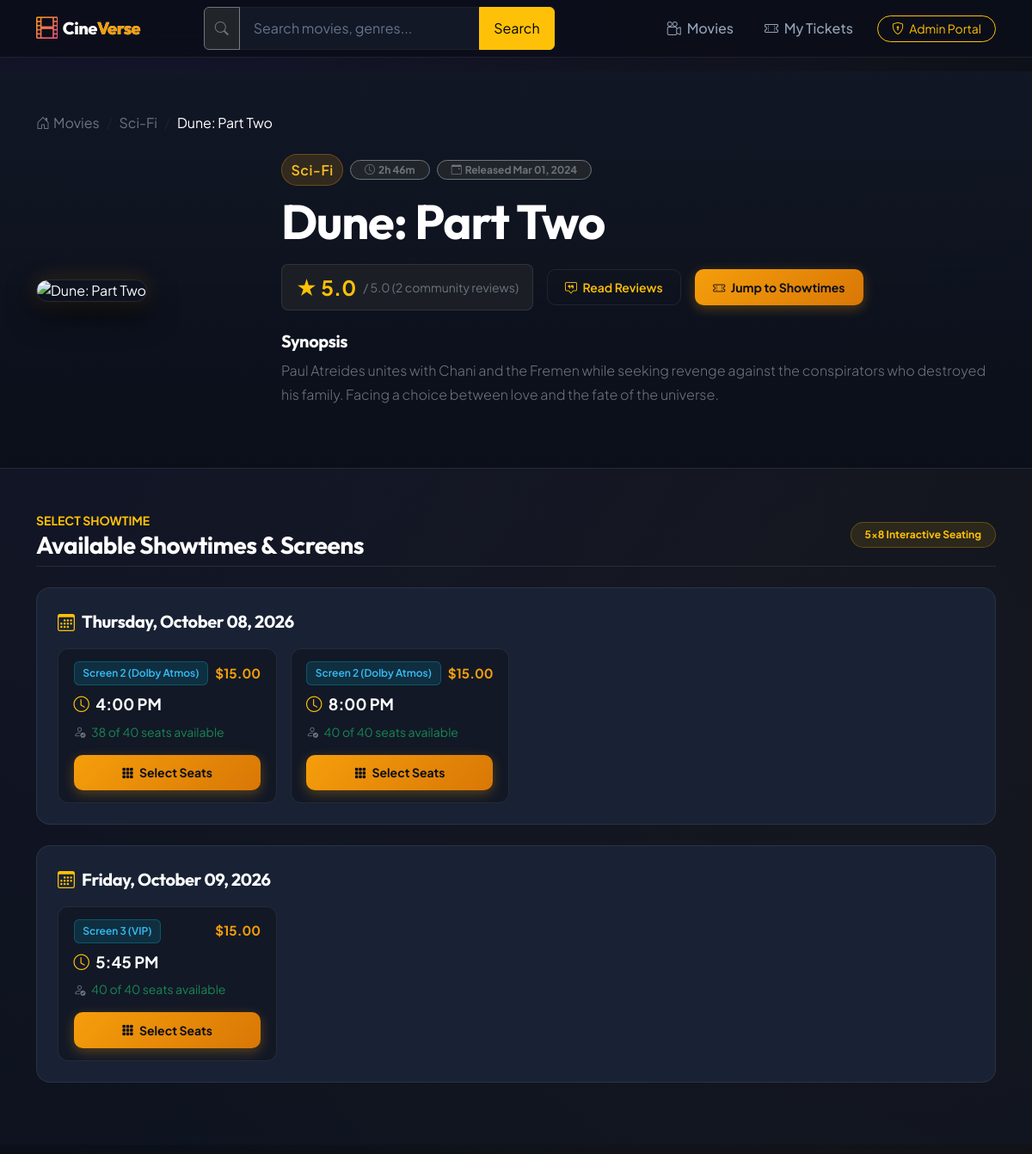
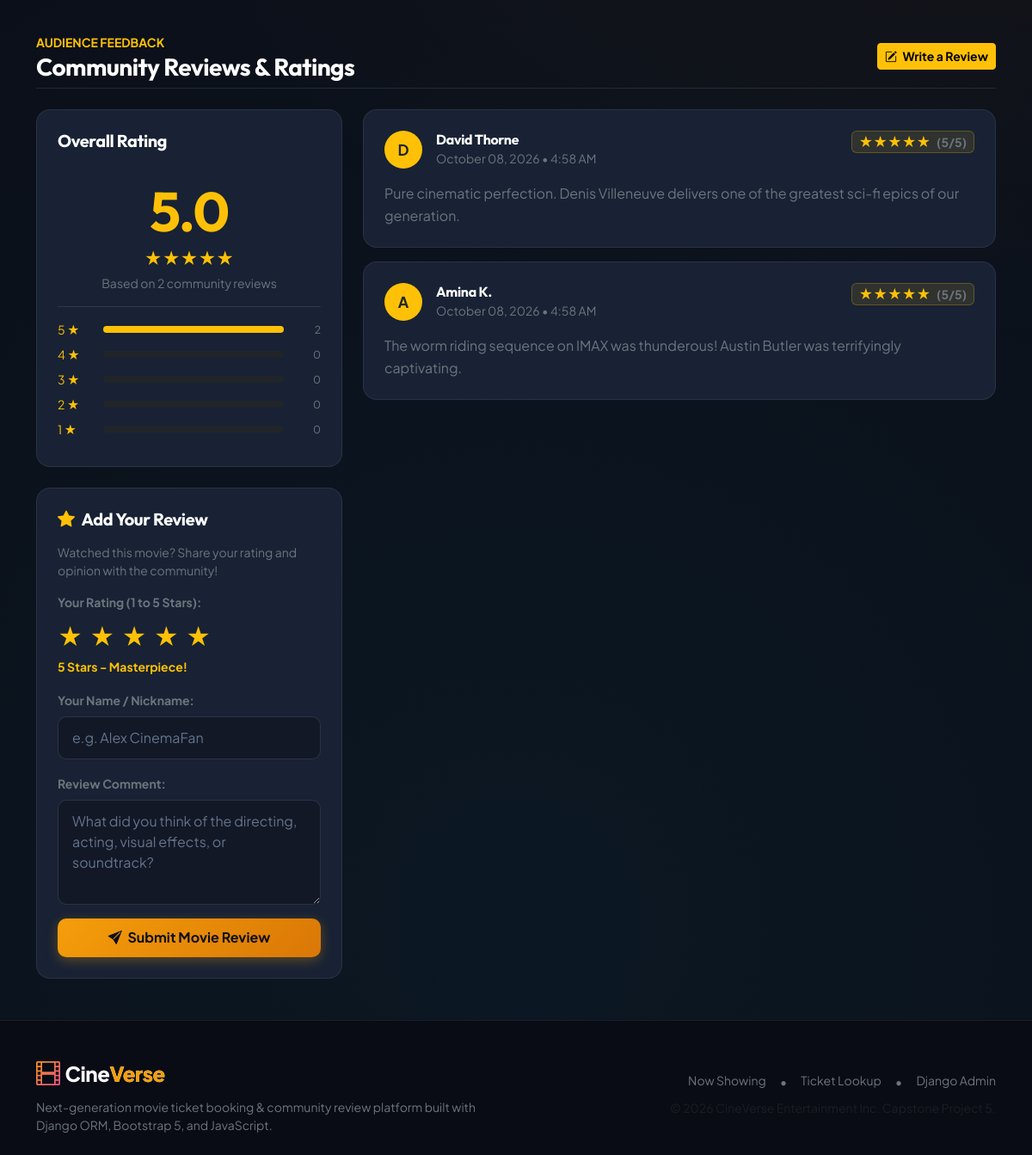
The app's page /movies/2/ with its own data (2 pictures, top to bottom).
### movies/models.py (models this page shows, shortened)
class Movie(models.Model):
    GENRE_CHOICES = [
        ("Action", "Action"),
        ("Sci-Fi", "Sci-Fi"),
        ("Drama", "Drama"),
        ("Animation", "Animation"),
        ("Comedy", "Comedy"),
        ("Thriller", "Thriller"),
        ("Horror", "Horror"),
        ("Adventure", "Adventure"),
        ("Romance", "Romance"),
    ]
    title = models.CharField(max_length=200)
    genre = models.CharField(max_length=100, choices=GENRE_CHOICES)
    duration = models.PositiveIntegerField(help_text="Duration in minutes")
    release_date = models.DateField()
    poster_url = models.URLField(max_length=500)
    description = models.TextField()
    class Meta:
        ordering = ["-release_date", "title"]
    @property
    def formatted_duration(self):
        hours = self.duration // 60
        minutes = self.duration % 60
        if hours > 0 and minutes > 0:
            return f"{hours}h {minutes}m"
        elif hours > 0:
            return f"{hours}h"
        return f"{minutes}m"
    def average_rating(self):
        reviews = self.reviews.all()
        if reviews.exists():
            avg = sum(r.rating for r in reviews) / reviews.count()
            return round(avg, 1)
        return None
    def review_count(self):
        return self.reviews.count()

class Showtime(models.Model):
    movie = models.ForeignKey(Movie, on_delete=models.CASCADE, related_name="showtimes")
    show_date = models.DateField()
    show_time = models.TimeField()
    ticket_price = models.DecimalField(max_digits=6, decimal_places=2)
    screen_number = models.CharField(max_length=50, default="Screen 1")
    class Meta:
        ordering = ["show_date", "show_time"]
    def get_booked_seats_list(self):
        seats = set()
        for booking in self.bookings.all():
            if booking.selected_seats:
                for seat in booking.selected_seats.split(","):
                    seat_clean = seat.strip().upper()
                    if seat_clean:
                        seats.add(seat_clean)
        return sorted(list(seats))
    @property
    def total_seats(self):
        return 40  # 5 rows (A-E) x 8 columns (1-8)
    @property
    def available_seats_count(self):
        return max(0, self.total_seats - len(self.get_booked_seats_list()))

class SeatBooking(models.Model):
    showtime = models.ForeignKey(Showtime, on_delete=models.CASCADE, related_name="bookings")
    customer_name = models.CharField(max_length=100)
    customer_email = models.EmailField()
    customer_phone = models.CharField(max_length=20)
    selected_seats = models.CharField(
        max_length=255,
        help_text="Comma-separated seat codes, e.g. A1, A2, B5"
    )
    total_paid = models.DecimalField(max_digits=8, decimal_places=2)
    booking_code = models.CharField(max_length=32, unique=True, editable=False)
    created_at = models.DateTimeField(auto_now_add=True)
    class Meta:
        ordering = ["-created_at"]

class MovieReview(models.Model):
    movie = models.ForeignKey(Movie, on_delete=models.CASCADE, related_name="reviews")
    reviewer_name = models.CharField(max_length=100)
    rating = models.PositiveSmallIntegerField(
        validators=[MinValueValidator(1), MaxValueValidator(5)],
        help_text="Rating between 1 and 5 stars"
    )
    comment = models.TextField()
    created_date = models.DateTimeField(auto_now_add=True)
    class Meta:
        ordering = ["-created_date"]

### movies/views.py (the view)
# urls.py: path("movies/<int:pk>/", views.movie_detail, name="movie_detail"),
def movie_detail(request, pk):
    movie = get_object_or_404(Movie, pk=pk)
    review_form = MovieReviewForm()
    showtimes = movie.showtimes.all().order_by("show_date", "show_time")
    showtimes_by_date = defaultdict(list)
    for st in showtimes:
        showtimes_by_date[st.show_date].append(st)
    grouped_showtimes = sorted(showtimes_by_date.items(), key=lambda item: item[0])
    reviews = movie.reviews.all().order_by("-created_date")
    avg_rating = movie.average_rating()
    review_count = movie.review_count()
    rating_distribution = {i: 0 for i in range(1, 6)}
    if review_count > 0:
        for r in reviews:
            if 1 <= r.rating <= 5:
                rating_distribution[r.rating] += 1
        star_bars = []
        for star in range(5, 0, -1):
            count = rating_distribution[star]
            pct = round((count / review_count) * 100)
            star_bars.append({"star": star, "count": count, "percent": pct})
    else:
        star_bars = [{"star": star, "count": 0, "percent": 0} for star in range(5, 0, -1)]
    context = {
        "movie": movie,
        "grouped_showtimes": grouped_showtimes,
        "reviews": reviews,
        "review_form": review_form,
        "avg_rating": avg_rating,
        "review_count": review_count,
        "star_bars": star_bars,
    }
    return render(request, "movies/movie_detail.html", context)

### movies/templates/movies/movie_detail.html (shortened to what this page needs)
{% extends "movies/base.html" %}
{% block content %}
<section class="hero-movie-header">
  <div class="container">
    <nav aria-label="breadcrumb" class="mb-4">
      <ol class="breadcrumb">
        <li class="breadcrumb-item"><a href="{% url 'movies:movie_list' %}" class="text-secondary text-decoration-none"><i class="bi bi-house-door me-1"></i>Movies</a></li>
        <li class="breadcrumb-item"><a href="{% url 'movies:movie_list' %}?genre={{ movie.genre }}" class="text-secondary text-decoration-none">{{ movie.genre }}</a></li>
        <li class="breadcrumb-item active text-white" aria-current="page">{{ movie.title }}</li>
      </ol>
    </nav>
    <div class="row g-4 align-items-center">
      <div class="col-md-4 col-lg-3 text-center text-md-start">
        <img src="{{ movie.poster_url }}" alt="{{ movie.title }}" class="movie-detail-poster img-fluid" onerror="this.src='https://images.unsplash.com/photo-1489599849927-2ee91cede3ba?w=600&auto=format&fit=crop&q=80';">
      </div>
      <div class="col-md-8 col-lg-9">
        <div class="d-flex flex-wrap gap-2 align-items-center mb-2">
          <span class="badge-genre fs-6">{{ movie.genre }}</span>
          <span class="badge bg-dark border border-secondary text-secondary px-3 py-1 rounded-pill">
            <i class="bi bi-clock me-1"></i>{{ movie.formatted_duration }}
          </span>
          <span class="badge bg-dark border border-secondary text-secondary px-3 py-1 rounded-pill">
            <i class="bi bi-calendar-event me-1"></i>Released {{ movie.release_date|date:"M d, Y" }}
          </span>
        </div>
        <h1 class="display-4 fw-bold text-white mb-3 font-display">{{ movie.title }}</h1>
        <div class="d-flex align-items-center gap-3 mb-4 flex-wrap">
          <div class="d-flex align-items-center bg-dark bg-opacity-75 border border-secondary border-opacity-25 px-3 py-2 rounded-3">
            <span class="fs-4 fw-bold text-warning me-2">★ {{ avg_rating|default:"--" }}</span>
            <span class="text-secondary small">/ 5.0 ({{ review_count }} community review{{ review_count|pluralize }})</span>
          </div>
          <a href="#reviews-section" class="btn btn-sm btn-cinema-outline text-warning">
            <i class="bi bi-chat-square-quote me-1"></i> Read Reviews
          </a>
          <a href="#showtimes-section" class="btn btn-sm btn-cinema-primary">
            <i class="bi bi-ticket-perforated me-1"></i> Jump to Showtimes
          </a>
        </div>
        <div class="mb-4">
          <h2 class="h5 fw-bold text-white mb-2">Synopsis</h2>
          <p class="text-secondary lead fs-6 mb-0" style="line-height: 1.7;">
            {{ movie.description }}
          </p>
        </div>
      </div>
    </div>
  </div>
</section>
<section id="showtimes-section" class="py-5" style="background: rgba(18, 24, 38, 0.5);">
  <div class="container">
    <div class="d-flex align-items-center justify-content-between mb-4 pb-2 border-bottom border-secondary border-opacity-25">
      <div>
        <span class="text-warning fw-bold text-uppercase small letter-spacing-1">Select Showtime</span>
        <h2 class="h3 fw-bold text-white mb-0">Available Showtimes & Screens</h2>
      </div>
      <span class="badge bg-warning bg-opacity-10 text-warning border border-warning border-opacity-25 px-3 py-2 rounded-pill">
        5×8 Interactive Seating
      </span>
    </div>
    {% if grouped_showtimes %}
      <div class="space-y-4">
        {% for show_date, showtimes_list in grouped_showtimes %}
          <div class="card cinema-card mb-4 p-4">
            <div class="d-flex align-items-center gap-2 mb-3">
              <i class="bi bi-calendar3 text-warning fs-5"></i>
              <h3 class="h5 fw-bold text-white mb-0">
                {{ show_date|date:"l, F d, Y" }}
              </h3>
            </div>
            <div class="row row-cols-1 row-cols-sm-2 row-cols-md-3 row-cols-lg-4 g-3">
              {% for st in showtimes_list %}
                <div class="col">
                  <div class="showtime-pill-btn h-100 d-flex flex-column justify-content-between">
                    <div>
                      <div class="d-flex justify-content-between align-items-center mb-2">
                        <span class="badge-screen">{{ st.screen_number }}</span>
                        <span class="price-text">${{ st.ticket_price }}</span>
                      </div>
                      <div class="time-text mb-2">
                        <i class="bi bi-clock me-1 text-warning"></i> {{ st.show_time|time:"g:i A" }}
                      </div>
                      <div class="small text-secondary mb-3">
                        <i class="bi bi-person-check me-1"></i>
                        <span class="{% if st.available_seats_count < 10 %}text-danger fw-bold{% else %}text-success{% endif %}">
                          {{ st.available_seats_count }} of {{ st.total_seats }} seats available
                        </span>
                      </div>
                    </div>
                    <div>
                      {% if st.available_seats_count > 0 %}
                        <a href="{% url 'movies:seat_booking' st.id %}" class="btn btn-cinema-primary w-100 btn-sm text-center">
                          <i class="bi bi-grid-3x3-gap-fill me-1"></i> Select Seats
                        </a>
                      {% else %}
                        <button class="btn btn-secondary w-100 btn-sm" disabled>
                          <i class="bi bi-x-circle me-1"></i> Sold Out
                        </button>
                      {% endif %}
                    </div>
                  </div>
                </div>
              {% endfor %}
            </div>
          </div>
        {% endfor %}
      </div>
    {% endif %}
  </div>
</section>
<section id="reviews-section" class="py-5">
  <div class="container">
    <div class="d-flex align-items-center justify-content-between mb-4 pb-2 border-bottom border-secondary border-opacity-25">
      <div>
        <span class="text-warning fw-bold text-uppercase small letter-spacing-1">Audience Feedback</span>
        <h2 class="h3 fw-bold text-white mb-0">Community Reviews & Ratings</h2>
      </div>
      <a href="#write-review-card" class="btn btn-sm btn-warning fw-bold">
        <i class="bi bi-pencil-square me-1"></i> Write a Review
      </a>
    </div>
    <div class="row g-4">
      <div class="col-lg-4">
        <div class="card cinema-card p-4 mb-4">
          <h3 class="h5 fw-bold text-white mb-3">Overall Rating</h3>
          <div class="text-center py-3 border-bottom border-secondary border-opacity-25 mb-3">
            <div class="display-3 fw-bold text-warning font-display mb-0">
              {{ avg_rating|default:"0.0" }}
            </div>
            <div class="text-warning fs-5 mb-1">
              ★★★★★
            </div>
            <div class="text-secondary small">
              Based on {{ review_count }} community review{{ review_count|pluralize }}
            </div>
          </div>
          <div class="star-distribution">
            {% for item in star_bars %}
              <div class="d-flex align-items-center gap-2 mb-2 small">
                <span class="text-warning text-nowrap" style="width: 45px;">{{ item.star }} ★</span>
                <div class="progress flex-grow-1 bg-dark" style="height: 8px;">
                  <div class="progress-bar bg-warning" role="progressbar" style="width: {{ item.percent }}%;" aria-valuenow="{{ item.percent }}" aria-valuemin="0" aria-valuemax="100"></div>
                </div>
                <span class="text-secondary small text-end" style="width: 35px;">{{ item.count }}</span>
              </div>
            {% endfor %}
          </div>
        </div>
        <div class="card cinema-card p-4" id="write-review-card">
          <h3 class="h5 fw-bold text-white mb-3 d-flex align-items-center gap-2">
            <i class="bi bi-star-fill text-warning"></i> Add Your Review
          </h3>
          <p class="text-secondary small mb-3">Watched this movie? Share your rating and opinion with the community!</p>
          <form method="POST" action="{% url 'movies:add_review' movie.id %}">
            <div class="mb-3">
              <label class="form-label text-secondary small fw-bold d-block">Your Rating (1 to 5 Stars):</label>
              <div class="d-flex align-items-center gap-2 mb-1" id="interactiveStarRating">
                <span class="star-btn text-warning fs-3" data-value="1" style="cursor: pointer;">★</span>
                <span class="star-btn text-warning fs-3" data-value="2" style="cursor: pointer;">★</span>
                <span class="star-btn text-warning fs-3" data-value="3" style="cursor: pointer;">★</span>
                <span class="star-btn text-warning fs-3" data-value="4" style="cursor: pointer;">★</span>
                <span class="star-btn text-warning fs-3" data-value="5" style="cursor: pointer;">★</span>
              </div>
              <div class="small text-warning fw-bold" id="selectedRatingLabel">5 Stars - Masterpiece!</div>
            </div>
            <div class="mb-3">
              <label for="id_reviewer_name" class="form-label text-secondary small fw-bold">Your Name / Nickname:</label>
              <input type="text" name="reviewer_name" id="id_reviewer_name" class="form-control" placeholder="e.g. Alex CinemaFan" required>
            </div>
            <div class="mb-3">
              <label for="id_comment" class="form-label text-secondary small fw-bold">Review Comment:</label>
              <textarea name="comment" id="id_comment" class="form-control" rows="4" placeholder="What did you think of the directing, acting, visual effects, or soundtrack?" required></textarea>
            </div>
            <button type="submit" class="btn btn-cinema-primary w-100 fw-bold">
              <i class="bi bi-send-fill me-1"></i> Submit Movie Review
            </button>
          </form>
        </div>
      </div>
      <div class="col-lg-8">
        {% if reviews %}
          <div class="d-flex flex-column gap-3">
            {% for review in reviews %}
              <div class="card cinema-card p-4">
                <div class="d-flex justify-content-between align-items-start mb-2">
                  <div class="d-flex align-items-center gap-3">
                    <div class="rounded-circle bg-warning text-dark fw-bold d-flex align-items-center justify-content-center" style="width: 44px; height: 44px; font-size: 1.1rem;">
                      {{ review.reviewer_name|slice:":1"|upper }}
                    </div>
                    <div>
                      <h4 class="h6 fw-bold text-white mb-0">{{ review.reviewer_name }}</h4>
                      <span class="text-secondary small">{{ review.created_date|date:"F d, Y • g:i A" }}</span>
                    </div>
                  </div>
                  <div class="badge bg-warning bg-opacity-10 text-warning border border-warning border-opacity-25 px-2 py-1 fs-6">
                    {% for _ in "x"|rjust:review.rating %}★{% endfor %}
                    <span class="text-secondary ms-1 small">({{ review.rating }}/5)</span>
                  </div>
                </div>
                <p class="text-secondary mb-0 mt-2" style="line-height: 1.6;">
                  {{ review.comment }}
                </p>
              </div>
            {% endfor %}
          </div>
        {% endif %}
      </div>
    </div>
  </div>
</section>
{% endblock %}

### records on screen
Movie: genre "Sci-Fi", title "Dune: Part Two", formatted_duration "2h 46m", release_date "Mar 01, 2024", description "Paul Atreides unites with Chani and the Fremen while seeking revenge against the conspirators who destroyed his family. Facing a choice between love and the fate of the universe."
Showtime: show_date "Thursday, October 08, 2026", screen_number "Screen 2 (Dolby Atmos)", ticket_price "15.00", show_time "4:00 PM", available_seats_count "38", total_seats "40", shows "Select Seats"
Showtime: screen_number "Screen 2 (Dolby Atmos)", ticket_price "15.00", show_time "8:00 PM", available_seats_count "40", total_seats "40", shows "Select Seats"
Showtime: show_date "Friday, October 09, 2026", screen_number "Screen 3 (VIP)", ticket_price "15.00", show_time "5:45 PM", available_seats_count "40", total_seats "40", shows "Select Seats"
MovieReview: reviewer_name "D", reviewer_name "David Thorne", created_date "October 08, 2026 • 4:58 AM", rating "5", comment "Pure cinematic perfection. Denis Villeneuve delivers one of the greatest sci-fi epics of our generation."
MovieReview: reviewer_name "A", reviewer_name "Amina K.", created_date "October 08, 2026 • 4:58 AM", rating "5", comment "The worm riding sequence on IMAX was thunderous! Austin Butler was terrifyingly captivating."

### other values on screen
{{ avg_rating|default:"--" }} "5.0"
{{ review_count }} "2"
{{ avg_rating|default:"0.0" }} "5.0"
{{ item.star }} "5" "4" "3" "2" "1"
{{ item.count }} "2" "0" "0" "0" "0"
